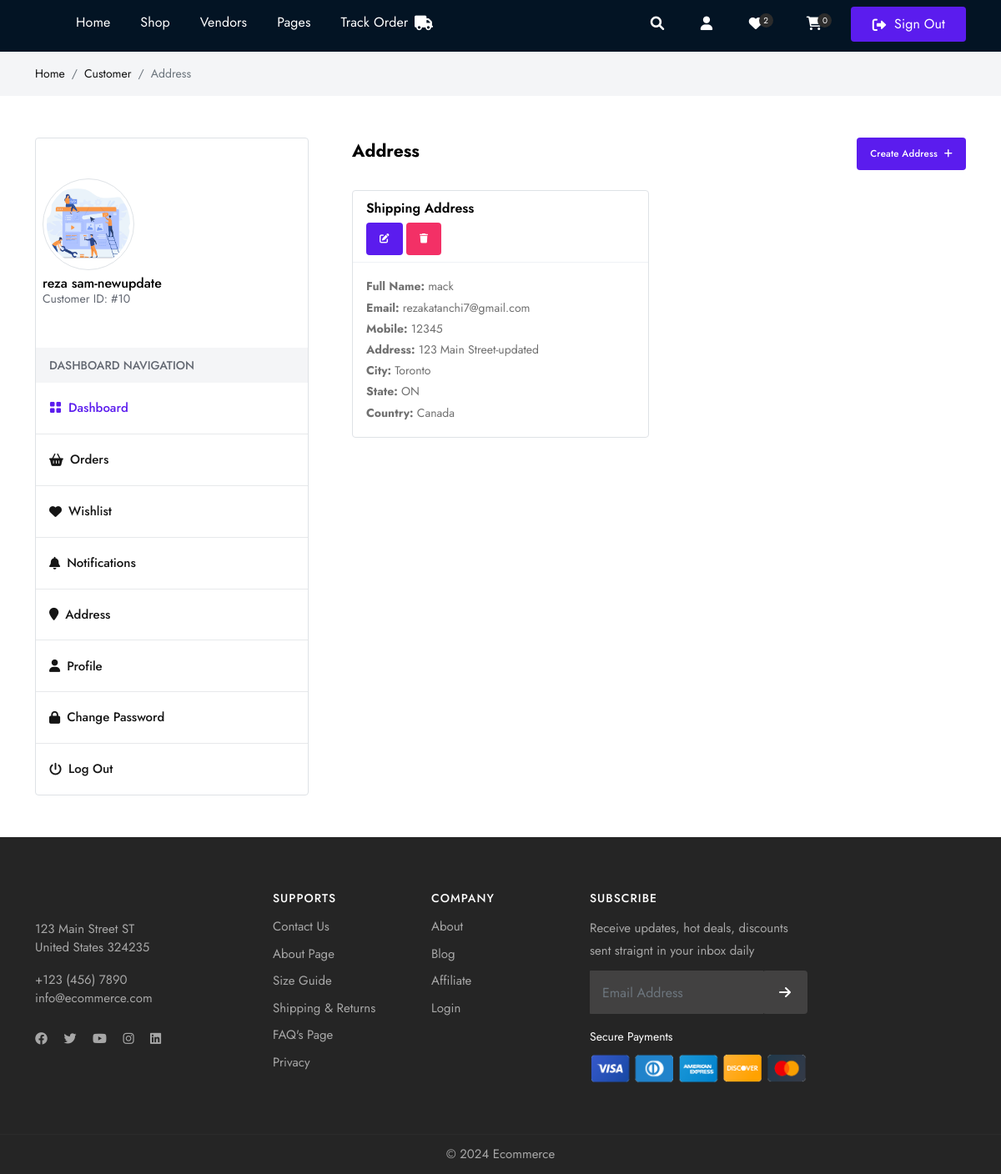
The app's page /customer/addresses/ (signed in) with its own data.
### userauths/models.py (models this page shows, shortened)
class User(AbstractUser):
    username = models.CharField(max_length=255, null=True, blank=True)
    email = models.EmailField(unique=True)
    USERNAME_FIELD = 'email'
    REQUIRED_FIELDS = ['username']

class Profile(models.Model):
    user = models.OneToOneField(User, on_delete=models.CASCADE)
    image = models.ImageField(upload_to="images", default="default-user.jpg", null=True, blank=True)
    full_name =models.CharField(max_length=255, null=True, blank=True)
    mobile = models.CharField(max_length=255, null=True, blank=True)
    user_Type = models.CharField(max_length=255, choices=USER_TYPE, null=True, blank=True, default=None)

### customer/models.py (models this page shows, shortened)
class Address(models.Model):
    user = models.ForeignKey(User, on_delete=models.CASCADE, null=True)
    full_name = models.CharField(max_length=200, null=True, blank=True, default=None)
    mobile = models.CharField(max_length=50, null=True, blank=True, default=None)
    email = models.CharField(max_length=100, null=True, blank=True, default=None)
    country = models.CharField(max_length=100, null=True, blank=True, default=None)
    state = models.CharField(max_length=100, null=True, blank=True, default=None)
    city = models.CharField(max_length=100, null=True, blank=True, default=None)
    address = models.CharField(max_length=100, null=True, blank=True, default=None)
    zip_code = models.CharField(max_length=100, null=True, blank=True, default=None)
    class Meta:
        verbose_name_plural = "Customer Address"

### customer/views.py (the view)
# urls.py: path("addresses/", views.addresses, name="addresses"),
@login_required
def addresses(request):
    addresses = customer_models.Address.objects.filter(user=request.user)
    context = {
        "addresses": addresses,
    }
    return render(request, "customer/addresses.html", context)

### store/context.py (called while the page is built)
def default(request):
    try:
        cart_id = request.session['cart_id']
        total_cart_items = store_models.Cart.objects.filter(cart_id=cart_id).count()
    except:
        total_cart_items = 0
    return {
        "total_cart_items": total_cart_items,
    }

### templates/customer/addresses.html
{% extends 'partials/base.html' %} {% load static %} {% load humanize %} {% block content %}
<div class="gray py-3">
    <div class="container">
        <div class="row">
            <div class="colxl-12 col-lg-12 col-md-12">
                <nav aria-label="breadcrumb">
                    <ol class="breadcrumb">
                        <li class="breadcrumb-item"><a href="/">Home</a></li>
                        <li class="breadcrumb-item"><a href="#">Customer</a></li>
                        <li class="breadcrumb-item active" aria-current="page">Address</li>
                    </ol>
                </nav>
            </div>
        </div>
    </div>
</div>
<section class="middle">
    <div class="container">
        <div class="row align-items-start justify-content-between">
            {% include 'customer/sidebar.html' %}
            <div class="col-12 col-md-12 col-lg-8 col-xl-8">
                <div class="mb-4 d-flex align-items-center justify-content-between">
                    <h4 class="mb-0 mb-2 fw-bold">Address</h4>
                    <div>
                        <a href="{% url 'customer:address_create' %}" class="btn btn-sm text-white bg-success small rounded ft-medium">Create Address <i class="fas fa-plus ms-1"></i></a>
                    </div>
                </div>
                <div class="row align-items-start">
                 {% for address in addresses %}
                       <div class="col-xl-6 col-lg-6 col-md-6 col-sm-12">
                        <div class="card-wrap border rounded mb-4">
                            <div class="card-wrap-header px-3 py-2 br-bottom d-flex align-items-center justify-content-between">
                                <div class="card-heafder-flex">
                                    <h4 class="fs-md ft-bold mb-1">Shipping Address</h4>
                                    <div class="">
                                        <div class="">
                                            <a href="{% url 'customer:address_detail' address.id %}" class="btn btn-sm text-white bg-primary small rounded ft-medium"><i class="fas fa-edit"></i></a>
                                            <a href="{% url 'customer:delete_address' address.id %}" class="btn btn-sm text-white bg-danger small rounded ft-medium"><i class="fas fa-trash"></i></a>
                                        </div>
                                    </div>
                                </div>
                            </div>
                            <div class="card-wrap-body px-3 py-3">
                                <p class="mb-0"><span class="fw-bold">Full Name:</span> {{address.full_name}}</p>
                                <p class="mb-0"><span class="fw-bold">Email:</span> {{address.email}}</p>
                                <p class="mb-0"><span class="fw-bold">Mobile:</span> {{address.mobile}}</p>
                                <p class="mb-0"><span class="fw-bold">Address:</span> {{address.address}}</p>
                                <p class="mb-0"><span class="fw-bold">City:</span> {{address.city}}</p>
                                <p class="mb-0"><span class="fw-bold">State:</span> {{address.state}}</p>
                                <p class="mb-0"><span class="fw-bold">Country:</span> {{address.country}}</p>
                            </div>
                        </div>
                    </div>
                 {% endfor %}
                </div>
            </div>
        </div>
    </div>
</section>
{% endblock content %}

### templates/customer/sidebar.html
<div class="col-12 col-md-12 col-lg-4 col-xl-4 miliods">
    <div class="d-block border rounded">
        <div class="dashboard_author px-2 py-5">
            <div class="dash_auth_thumb circle p-1 border d-inline-flex mx-auto mb-2">
                <img src="{{request.user.profile.image.url}}" class="img-fluid circle" style="width: 100px; height: 100px; object-fit: cover;" alt="" />
            </div>
            <div class="dash_caption">
                <h4 class="fs-md ft-medium mb-0 lh-1">{{request.user.profile.full_name}}</h4>
                <span class="text-muted smalls">Customer ID: #{{request.user.id}}</span>
            </div>
        </div>
        <div class="dashboard_author">
            <h4 class="px-3 py-2 mb-0 lh-2 gray fs-sm ft-medium text-muted text-uppercase text-left">Dashboard Navigation</h4>
            <ul class="dahs_navbar">
                <li>
                    <a href="{% url 'customer:dashboard' %}" class="active"><i class="bi bi-grid-fill me-2"></i>Dashboard</a>
                </li>
                <li>
                    <a href="{% url 'customer:orders' %}"><i class="fas fa-shopping-basket me-2"></i>Orders</a>
                </li>
                <li>
                    <a href="{% url 'customer:wishlist' %}"><i class="fas fa-heart me-2"></i>Wishlist</a>
                </li>
                <li>
                    <a href="{% url 'customer:notis' %}"><i class="fas fa-bell me-2"></i>Notifications</a>
                </li>
                <li>
                    <a href="{% url 'customer:addresses' %}"><i class="fas fa-map-marker me-2"></i>Address</a>
                </li>
                <li>
                    <a href="{% url 'customer:profile' %}"><i class="fas fa-user me-2"></i>Profile</a>
                </li>
                <li>
                    <a href="{% url 'customer:change_password' %}"><i class="fas fa-lock me-2"></i>Change Password</a>
                </li>
                <li>
                    <a href="{% url 'userauths:sign-out' %}"><i class="fas fa-power-off me-2"></i>Log Out</a>
                </li>
            </ul>
        </div>
    </div>
</div>

### records on screen
User: user.profile.image (picture), user.profile.full_name "reza sam-newupdate", user.id "10"
Address: full_name "mack", email "rezakatanchi7@gmail.com", mobile "12345", address "123 Main Street-updated", city "Toronto", state "ON", country "Canada"

### other values on screen
{{ total_cart_items }} "0"
